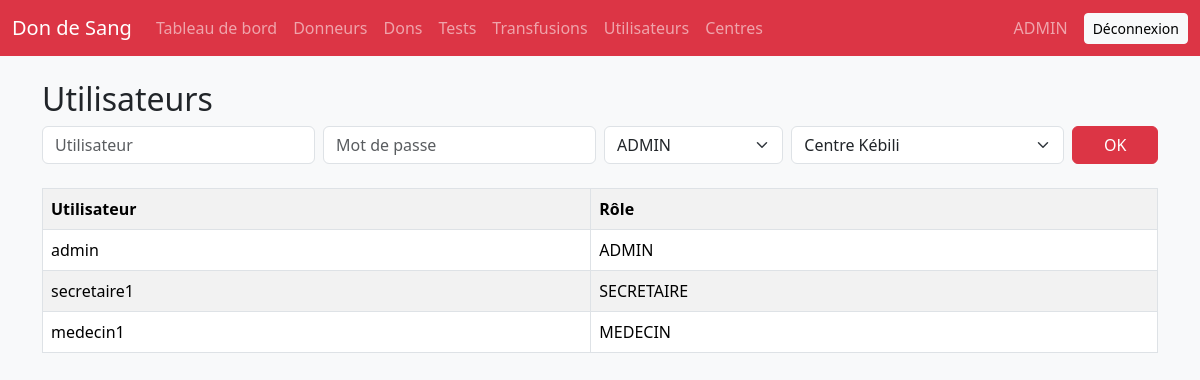
The page /utilisateurs.php (signed in) on the database its author committed.
### tables this page shows
CREATE TABLE `utilisateurs` (
  `id_utilisateur` int(11) NOT NULL AUTO_INCREMENT,
  `nom_utilisateur` varchar(50) NOT NULL,
  `mot_de_passe` varchar(255) NOT NULL,
  `role` enum('ADMIN','MEDECIN','SECRETAIRE') NOT NULL,
  `id_centre` int(11) NOT NULL,
  PRIMARY KEY (`id_utilisateur`),
  UNIQUE KEY `nom_utilisateur` (`nom_utilisateur`),
  KEY `id_centre` (`id_centre`),
  CONSTRAINT `utilisateurs_ibfk_1` FOREIGN KEY (`id_centre`) REFERENCES `centres_collecte` (`id_centre`)
);

### utilisateurs.php (the view, shortened to what this page needs)
<?php
require 'header.php';
$centres = $pdo->query("SELECT * FROM centres_collecte")->fetchAll();
$users = $pdo->query("SELECT * FROM utilisateurs")->fetchAll();
?>
<h2>Utilisateurs</h2>
<form method="post" class="row g-2 mb-4">
    <div class="col-md-3">
        <input name="nom_utilisateur" class="form-control" placeholder="Utilisateur" required>
    </div>
    <div class="col-md-3">
        <input type="password" name="mot_de_passe" class="form-control" placeholder="Mot de passe" required>
    </div>
    <div class="col-md-2">
        <select name="role" class="form-select">
            <option>ADMIN</option>
        </select>
    </div>
    <div class="col-md-3">
        <select name="id_centre" class="form-select">
            <?php foreach ($centres as $c): ?>
                <option value="<?= $c['id_centre'] ?>"><?= htmlspecialchars($c['nom']) ?></option>
            <?php endforeach; ?>
        </select>
    </div>
    <div class="col-md-1">
        <button class="btn btn-danger w-100">OK</button>
    </div>
</form>
<table class="table table-striped table-bordered">
    <tr><th>Utilisateur</th><th>Rôle</th></tr>
    <?php foreach ($users as $u): ?>
        <tr>
            <td><?= htmlspecialchars($u['nom_utilisateur']) ?></td>
            <td><?= htmlspecialchars($u['role']) ?></td>
        </tr>
    <?php endforeach; ?>
</table>
<?php require 'footer.php'; ?>

### rows shown on the page
utilisateurs: nom_utilisateur "admin", role "ADMIN"
utilisateurs: nom_utilisateur "secretaire1", role "SECRETAIRE"
utilisateurs: nom_utilisateur "medecin1", role "MEDECIN"

### other values the page prints
$role "ADMIN"
form field id_centre "Centre Kébili"
